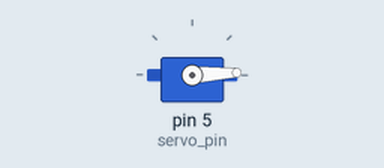
Simulated run of this sketch. Board: Arduino Uno, built with avr-gcc and run on an emulated ATmega328P. Shown: servo.

Above: at 0.05 s.
At 0.9 s:
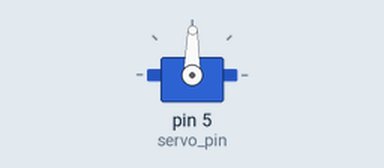
At 1.75 s:
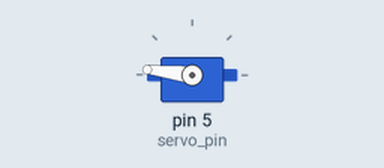
At 3.45 s:
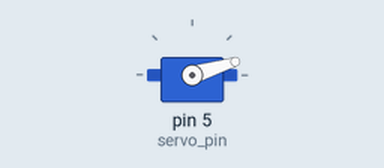
Timing chart, 0 to 6.0 s (numbered marks = the images above):
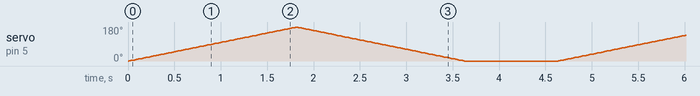

The sketch:

servo-test.ino
```cpp
/*
  Arduino Starter Kit example
  Project 5 - Servo Mood Indicator

  This sketch is written to accompany Project 5 in the Arduino Starter Kit

  Parts required:
  - servo motor
  - 10 kilohm potentiometer
  - two 100 uF electrolytic capacitors

  created 13 Sep 2012
  by Scott Fitzgerald

  https://store.arduino.cc/genuino-starter-kit

  This example code is part of the public domain.
*/

// include the Servo library
#include <Servo.h>

Servo myServo;  // create a servo object
const int servo_pin = 5;

void setup() {
  myServo.attach(servo_pin);
}

void loop() {
  for (int i = 0; i < 180; i++) {
    myServo.write(i);
    delay(10);
  }
  for (int i = 180; i > 0; i--) {
    myServo.write(i-1);
    delay(10);
  }
  delay(1000);
}
```
